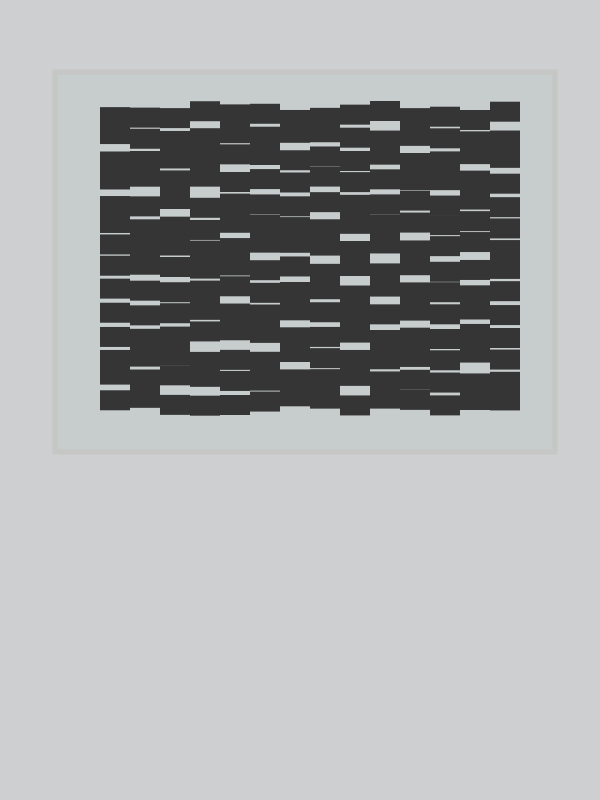
Frame 1 (no input)
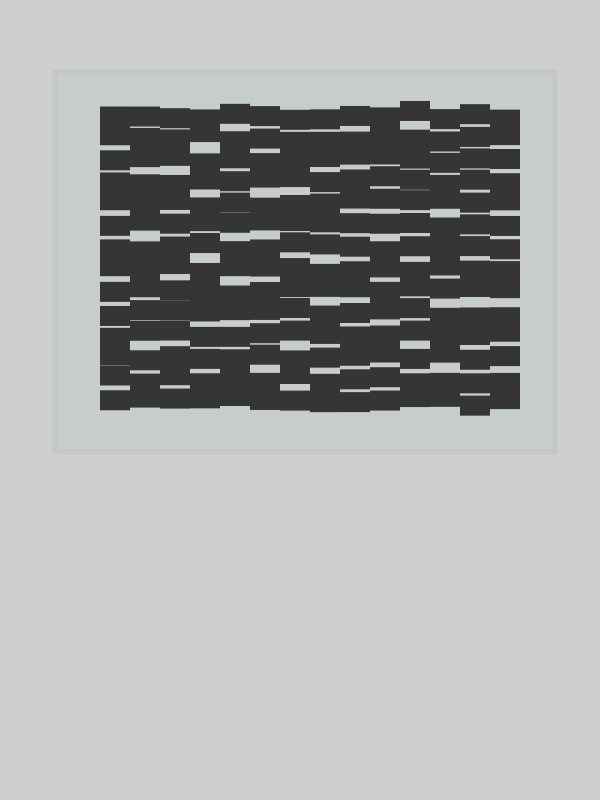
Frame 2 (the mouse pressed at the canvas centre, redrawn once)

The p5.js sketch that drew these frames (run headless with seeded random() and noise() and a simulated clock; the mouse was pressed at the canvas centre and the sketch redrawn once):

// p5.js sketch
// ── sketch.js
//I chose to emulate Sans titire, 1984 by Vera Molnar https://www.artsy.net/artwork/vera-molnar-sans-titre-6

function setup() {
  // create the canvas
  
  createCanvas(600, 800);
  
  // disable animation
  noLoop();
}

function draw() {
  background(205, 207,208);

  //just for fun I added the frame
  fill(199, 204, 205);
  stroke(198,198,196);
  strokeWeight(5);
rect(55, 72, 500, 380);


//black rectangles
fill(53,53,53); 
noStroke();


translate(100,100); //moving the starting position away from behind the border




for(let x=0; x<14; x++){ //to make the grid
  for(let y=0; y<14; y++) {
push(); //i forgot to put push and pop at first and it was making everything look really wacky

// let xspace=x*(width+5);  later realized this was making space left/right between rectangles, but in the original composition there is no space there
  // let yspace=y*(width+5); five was too much and it made all the rectangles look the same, eventually abandoned this idea because the top rows weren't moving as much as the bottom rows

translate(x*30, y*22); //moves the rectangles to the next spot in the grid (update: lowered the y*30 to y*22 to put the squares closer together)


  rect(0,random(10), 30, 20) //the rectangles. the random value was originally random(10) but i wanted the spaces to be a little more consistent, ended up going between different values to see which ones i liked more
  pop();
}
}



}
